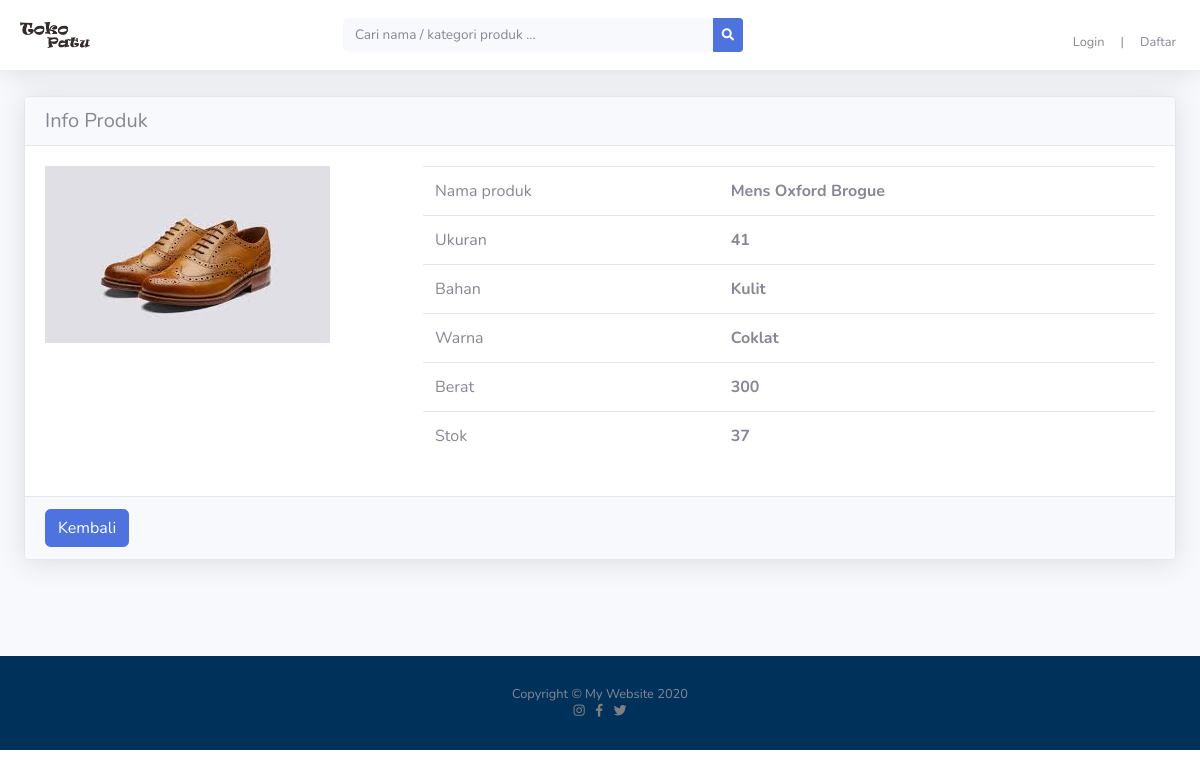
Screenshot of /home/detail/BR000001 with the database file from the repository.
### tables this page shows
CREATE TABLE `det_barang` (
  `kd_brg` varchar(128) NOT NULL,
  `ukuran` int(30) NOT NULL,
  `berat` int(30) NOT NULL,
  `stok` int(30) NOT NULL
);

CREATE TABLE `barang` (
  `kd_brg` varchar(128) NOT NULL,
  `nama_barang` varchar(128) NOT NULL,
  `bahan` varchar(128) NOT NULL,
  `warna` varchar(128) NOT NULL,
  `harga` int(30) NOT NULL,
  `keyword` varchar(128) NOT NULL,
  `kd_kategori` varchar(128) NOT NULL,
  `diskon` int(20) NOT NULL,
  `foto` varchar(255) NOT NULL
);

### application/controllers/Home.php (called while the page is built, shortened)
<?php
class Home extends CI_Controller
{
    public function __construct()
    {
        $this->load->model('Mprovinsi');
        $this->load->model('Mkota');
        $this->load->model('Mkonsumen');
    }
    public function detail($id)
    {
        $data['title'] = 'detail barang';
        $data['det_barang'] = $this->Mjoin->get_by_kd($id);
        $this->load->view('element/header', $data);
        $this->load->view('element/topbar');
        $this->load->view('home/detail', $data);
        $this->load->view('element/footer-user');
    }
}

### index.php (called while the page is built, shortened)
<?php
require_once BASEPATH.'core/CodeIgniter.php';

### application/models/Mjoin.php (called while the page is built, shortened)
<?php
class Mjoin extends CI_Model
{
    public function get_by_kd($id)
    {
        $this->db->select('*');
        $this->db->from('barang');
        $this->db->join('det_barang', 'det_barang.kd_brg = barang.kd_brg');
        $this->db->where('barang.kd_brg', $id);
        return $this->db->get()->row_array();
    }
}

### application/views/home/detail.php (the view)
<div class="container-fluid">
    <div class="row my-5">
        <div class="col-md-12">
            <div class="card shadow">
                <h5 class="card-header">Info Produk</h5>
                <div class="card-body">
                    <div class="row">
                        <div class="col-md-4">
                            <a href="<?= base_url('assets/img/') . $det_barang['foto'] ?>"><img src="<?= base_url('assets/img/') . $det_barang['foto'] ?>"></a>
                        </div>
                        <div class=" col-md-8">
                            <table class="table">
                                <tr>
                                    <td>Nama produk</td>
                                    <td><strong><?= $det_barang['nama_barang']; ?></strong></td>
                                </tr>
                                <tr>
                                    <td>Ukuran</td>
                                    <td><strong><?= $det_barang['ukuran']; ?></strong></td>
                                </tr>
                                <tr>
                                    <td>Bahan</td>
                                    <td><strong><?= $det_barang['bahan']; ?></strong></td>
                                </tr>
                                <tr>
                                    <td>Warna</td>
                                    <td><strong><?= $det_barang['warna']; ?></strong></td>
                                </tr>
                                <tr>
                                    <td>Berat</td>
                                    <td><strong><?= $det_barang['berat']; ?></strong></td>
                                </tr>
                                <tr>
                                    <td>Stok</td>
                                    <td><strong><?= $det_barang['stok']; ?></strong></td>
                                </tr>
                            </table>
                        </div>
                    </div>
                </div>
                <div class="card-footer">
                    <a href="<?= base_url('home') ?>" class="btn btn-primary">Kembali</a>
                </div>
            </div>
        </div>
    </div>
</div>

### rows the page displays
det_barang: kd_brg.foto (picture), kd_brg.nama_barang "Mens Oxford Brogue", ukuran "41", kd_brg.bahan "Kulit", kd_brg.warna "Coklat", berat "300", stok "37"
